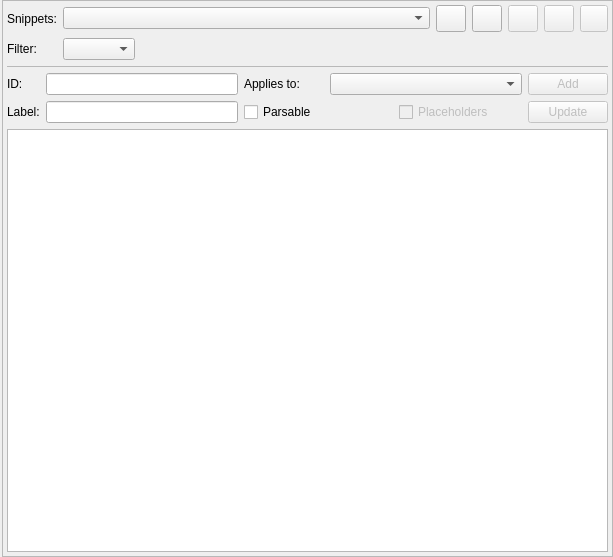
<?xml version="1.0" encoding="UTF-8"?>
<ui version="4.0">
 <class>SnippetsConfigWidget</class>
 <widget class="QWidget" name="SnippetsConfigWidget">
  <property name="geometry">
   <rect>
    <x>0</x>
    <y>0</y>
    <width>613</width>
    <height>557</height>
   </rect>
  </property>
  <property name="windowTitle">
   <string>Form</string>
  </property>
  <layout class="QGridLayout" name="gridLayout_3">
   <property name="leftMargin">
    <number>2</number>
   </property>
   <property name="topMargin">
    <number>0</number>
   </property>
   <property name="rightMargin">
    <number>0</number>
   </property>
   <property name="bottomMargin">
    <number>0</number>
   </property>
   <property name="spacing">
    <number>0</number>
   </property>
   <item row="0" column="1">
    <widget class="QFrame" name="frame">
     <property name="sizePolicy">
      <sizepolicy hsizetype="Preferred" vsizetype="Preferred">
       <horstretch>0</horstretch>
       <verstretch>0</verstretch>
      </sizepolicy>
     </property>
     <property name="frameShape">
      <enum>QFrame::StyledPanel</enum>
     </property>
     <property name="frameShadow">
      <enum>QFrame::Raised</enum>
     </property>
     <layout class="QGridLayout" name="gridLayout_2">
      <property name="leftMargin">
       <number>4</number>
      </property>
      <property name="topMargin">
       <number>4</number>
      </property>
      <property name="rightMargin">
       <number>4</number>
      </property>
      <property name="bottomMargin">
       <number>4</number>
      </property>
      <item row="0" column="0">
       <widget class="QLabel" name="snippets_lbl">
        <property name="text">
         <string>Snippets:</string>
        </property>
       </widget>
      </item>
      <item row="0" column="1" colspan="2">
       <layout class="QHBoxLayout" name="horizontalLayout_3">
        <item>
         <widget class="QComboBox" name="snippets_cmb">
          <property name="sizePolicy">
           <sizepolicy hsizetype="Expanding" vsizetype="Fixed">
            <horstretch>0</horstretch>
            <verstretch>0</verstretch>
           </sizepolicy>
          </property>
          <property name="insertPolicy">
           <enum>QComboBox::InsertAlphabetically</enum>
          </property>
         </widget>
        </item>
        <item>
         <widget class="QToolButton" name="new_tb">
          <property name="enabled">
           <bool>true</bool>
          </property>
          <property name="minimumSize">
           <size>
            <width>30</width>
            <height>25</height>
           </size>
          </property>
          <property name="toolTip">
           <string>Create new connection</string>
          </property>
          <property name="text">
           <string/>
          </property>
          <property name="icon">
           <iconset resource="../res/resources.qrc">
            <normaloff>:/icones/icones/novo.png</normaloff>:/icones/icones/novo.png</iconset>
          </property>
          <property name="iconSize">
           <size>
            <width>20</width>
            <height>20</height>
           </size>
          </property>
         </widget>
        </item>
        <item>
         <widget class="QToolButton" name="cancel_tb">
          <property name="enabled">
           <bool>true</bool>
          </property>
          <property name="minimumSize">
           <size>
            <width>30</width>
            <height>25</height>
           </size>
          </property>
          <property name="toolTip">
           <string>Cancel edition</string>
          </property>
          <property name="text">
           <string/>
          </property>
          <property name="icon">
           <iconset resource="../res/resources.qrc">
            <normaloff>:/icones/icones/fechar1.png</normaloff>:/icones/icones/fechar1.png</iconset>
          </property>
          <property name="iconSize">
           <size>
            <width>20</width>
            <height>20</height>
           </size>
          </property>
         </widget>
        </item>
        <item>
         <widget class="QToolButton" name="edit_tb">
          <property name="enabled">
           <bool>false</bool>
          </property>
          <property name="minimumSize">
           <size>
            <width>30</width>
            <height>25</height>
           </size>
          </property>
          <property name="toolTip">
           <string>Edit selected connection</string>
          </property>
          <property name="text">
           <string/>
          </property>
          <property name="icon">
           <iconset resource="../res/resources.qrc">
            <normaloff>:/icones/icones/editar.png</normaloff>:/icones/icones/editar.png</iconset>
          </property>
          <property name="iconSize">
           <size>
            <width>20</width>
            <height>20</height>
           </size>
          </property>
         </widget>
        </item>
        <item>
         <widget class="QToolButton" name="remove_tb">
          <property name="enabled">
           <bool>false</bool>
          </property>
          <property name="minimumSize">
           <size>
            <width>30</width>
            <height>25</height>
           </size>
          </property>
          <property name="toolTip">
           <string>Delete selected connection</string>
          </property>
          <property name="text">
           <string/>
          </property>
          <property name="icon">
           <iconset resource="../res/resources.qrc">
            <normaloff>:/icones/icones/excluir.png</normaloff>:/icones/icones/excluir.png</iconset>
          </property>
          <property name="iconSize">
           <size>
            <width>20</width>
            <height>20</height>
           </size>
          </property>
         </widget>
        </item>
        <item>
         <widget class="QToolButton" name="remove_all_tb">
          <property name="enabled">
           <bool>false</bool>
          </property>
          <property name="sizePolicy">
           <sizepolicy hsizetype="Preferred" vsizetype="Preferred">
            <horstretch>0</horstretch>
            <verstretch>0</verstretch>
           </sizepolicy>
          </property>
          <property name="minimumSize">
           <size>
            <width>0</width>
            <height>0</height>
           </size>
          </property>
          <property name="toolTip">
           <string>Remove All</string>
          </property>
          <property name="text">
           <string/>
          </property>
          <property name="icon">
           <iconset resource="../res/resources.qrc">
            <normaloff>:/icones/icones/limpartexto.png</normaloff>:/icones/icones/limpartexto.png</iconset>
          </property>
          <property name="iconSize">
           <size>
            <width>20</width>
            <height>20</height>
           </size>
          </property>
          <property name="shortcut">
           <string>Shift+Del</string>
          </property>
         </widget>
        </item>
       </layout>
      </item>
      <item row="1" column="0">
       <widget class="QLabel" name="filter_lbl">
        <property name="text">
         <string>Filter:</string>
        </property>
       </widget>
      </item>
      <item row="1" column="1">
       <widget class="QComboBox" name="filter_cmb">
        <property name="sizeAdjustPolicy">
         <enum>QComboBox::AdjustToContentsOnFirstShow</enum>
        </property>
        <property name="iconSize">
         <size>
          <width>18</width>
          <height>18</height>
         </size>
        </property>
       </widget>
      </item>
      <item row="1" column="2">
       <spacer name="horizontalSpacer_2">
        <property name="orientation">
         <enum>Qt::Horizontal</enum>
        </property>
        <property name="sizeHint" stdset="0">
         <size>
          <width>340</width>
          <height>20</height>
         </size>
        </property>
       </spacer>
      </item>
      <item row="2" column="0" colspan="3">
       <widget class="QFrame" name="div_ln">
        <property name="minimumSize">
         <size>
          <width>0</width>
          <height>1</height>
         </size>
        </property>
        <property name="maximumSize">
         <size>
          <width>16777215</width>
          <height>1</height>
         </size>
        </property>
        <property name="frameShape">
         <enum>QFrame::StyledPanel</enum>
        </property>
        <property name="frameShadow">
         <enum>QFrame::Sunken</enum>
        </property>
       </widget>
      </item>
      <item row="3" column="0" colspan="3">
       <layout class="QGridLayout" name="gridLayout">
        <item row="0" column="3">
         <widget class="QComboBox" name="applies_to_cmb">
          <property name="sizePolicy">
           <sizepolicy hsizetype="Expanding" vsizetype="Fixed">
            <horstretch>0</horstretch>
            <verstretch>0</verstretch>
           </sizepolicy>
          </property>
          <property name="minimumSize">
           <size>
            <width>0</width>
            <height>0</height>
           </size>
          </property>
          <property name="sizeAdjustPolicy">
           <enum>QComboBox::AdjustToContentsOnFirstShow</enum>
          </property>
          <property name="iconSize">
           <size>
            <width>18</width>
            <height>18</height>
           </size>
          </property>
         </widget>
        </item>
        <item row="1" column="0">
         <widget class="QLabel" name="id_lbl_2">
          <property name="sizePolicy">
           <sizepolicy hsizetype="Fixed" vsizetype="Preferred">
            <horstretch>0</horstretch>
            <verstretch>0</verstretch>
           </sizepolicy>
          </property>
          <property name="text">
           <string>Label:</string>
          </property>
         </widget>
        </item>
        <item row="0" column="1">
         <widget class="QLineEdit" name="id_edt">
          <property name="sizePolicy">
           <sizepolicy hsizetype="Expanding" vsizetype="Fixed">
            <horstretch>0</horstretch>
            <verstretch>0</verstretch>
           </sizepolicy>
          </property>
         </widget>
        </item>
        <item row="0" column="2">
         <widget class="QLabel" name="applies_to_lbl">
          <property name="sizePolicy">
           <sizepolicy hsizetype="Fixed" vsizetype="Preferred">
            <horstretch>0</horstretch>
            <verstretch>0</verstretch>
           </sizepolicy>
          </property>
          <property name="minimumSize">
           <size>
            <width>80</width>
            <height>0</height>
           </size>
          </property>
          <property name="text">
           <string>Applies to:</string>
          </property>
         </widget>
        </item>
        <item row="0" column="4" rowspan="2">
         <layout class="QVBoxLayout" name="verticalLayout">
          <item>
           <widget class="QPushButton" name="add_tb">
            <property name="enabled">
             <bool>false</bool>
            </property>
            <property name="sizePolicy">
             <sizepolicy hsizetype="Fixed" vsizetype="Preferred">
              <horstretch>0</horstretch>
              <verstretch>0</verstretch>
             </sizepolicy>
            </property>
            <property name="minimumSize">
             <size>
              <width>0</width>
              <height>0</height>
             </size>
            </property>
            <property name="maximumSize">
             <size>
              <width>16777215</width>
              <height>16777215</height>
             </size>
            </property>
            <property name="text">
             <string>Add</string>
            </property>
            <property name="icon">
             <iconset resource="../res/resources.qrc">
              <normaloff>:/icones/icones/adicionar.png</normaloff>:/icones/icones/adicionar.png</iconset>
            </property>
            <property name="iconSize">
             <size>
              <width>20</width>
              <height>20</height>
             </size>
            </property>
           </widget>
          </item>
          <item>
           <widget class="QPushButton" name="update_tb">
            <property name="enabled">
             <bool>false</bool>
            </property>
            <property name="sizePolicy">
             <sizepolicy hsizetype="Fixed" vsizetype="Fixed">
              <horstretch>0</horstretch>
              <verstretch>0</verstretch>
             </sizepolicy>
            </property>
            <property name="minimumSize">
             <size>
              <width>0</width>
              <height>0</height>
             </size>
            </property>
            <property name="maximumSize">
             <size>
              <width>16777215</width>
              <height>16777215</height>
             </size>
            </property>
            <property name="text">
             <string>Update</string>
            </property>
            <property name="icon">
             <iconset resource="../res/resources.qrc">
              <normaloff>:/icones/icones/padroes.png</normaloff>:/icones/icones/padroes.png</iconset>
            </property>
            <property name="iconSize">
             <size>
              <width>20</width>
              <height>20</height>
             </size>
            </property>
           </widget>
          </item>
          <item>
           <spacer name="verticalSpacer">
            <property name="orientation">
             <enum>Qt::Vertical</enum>
            </property>
            <property name="sizeHint" stdset="0">
             <size>
              <width>20</width>
              <height>40</height>
             </size>
            </property>
           </spacer>
          </item>
         </layout>
        </item>
        <item row="1" column="1">
         <widget class="QLineEdit" name="label_edt">
          <property name="sizePolicy">
           <sizepolicy hsizetype="Expanding" vsizetype="Fixed">
            <horstretch>0</horstretch>
            <verstretch>0</verstretch>
           </sizepolicy>
          </property>
         </widget>
        </item>
        <item row="0" column="0">
         <widget class="QLabel" name="id_lbl">
          <property name="sizePolicy">
           <sizepolicy hsizetype="Fixed" vsizetype="Preferred">
            <horstretch>0</horstretch>
            <verstretch>0</verstretch>
           </sizepolicy>
          </property>
          <property name="text">
           <string>ID:</string>
          </property>
         </widget>
        </item>
        <item row="1" column="2" colspan="2">
         <layout class="QHBoxLayout" name="horizontalLayout">
          <item>
           <widget class="QCheckBox" name="parsable_chk">
            <property name="sizePolicy">
             <sizepolicy hsizetype="Fixed" vsizetype="Fixed">
              <horstretch>0</horstretch>
              <verstretch>0</verstretch>
             </sizepolicy>
            </property>
            <property name="statusTip">
             <string>Parsable or dynamic snippets are written in the &lt;strong&gt;schema micro language&lt;/strong&gt; syntax. When using a parsable snippet the attributes surrounded in &lt;strong&gt;{}&lt;/strong&gt; will be replaced by the selected object's matching attributes.</string>
            </property>
            <property name="text">
             <string>Parsable</string>
            </property>
           </widget>
          </item>
          <item>
           <widget class="QWidget" name="parsable_hint" native="true">
            <property name="sizePolicy">
             <sizepolicy hsizetype="Fixed" vsizetype="Fixed">
              <horstretch>0</horstretch>
              <verstretch>0</verstretch>
             </sizepolicy>
            </property>
            <property name="minimumSize">
             <size>
              <width>22</width>
              <height>22</height>
             </size>
            </property>
            <property name="maximumSize">
             <size>
              <width>22</width>
              <height>22</height>
             </size>
            </property>
            <zorder>parsable_chk</zorder>
           </widget>
          </item>
          <item>
           <spacer name="horizontalSpacer">
            <property name="orientation">
             <enum>Qt::Horizontal</enum>
            </property>
            <property name="sizeHint" stdset="0">
             <size>
              <width>40</width>
              <height>20</height>
             </size>
            </property>
           </spacer>
          </item>
          <item>
           <widget class="QCheckBox" name="placeholders_chk">
            <property name="enabled">
             <bool>false</bool>
            </property>
            <property name="sizePolicy">
             <sizepolicy hsizetype="Fixed" vsizetype="Fixed">
              <horstretch>0</horstretch>
              <verstretch>0</verstretch>
             </sizepolicy>
            </property>
            <property name="statusTip">
             <string>When handling parsable snippets empty attributes will be replaced by a value in the format &lt;strong&gt;{attribute}&lt;/strong&gt;. Note that this option can affect the semantics of the resulting snippet.</string>
            </property>
            <property name="text">
             <string>Placeholders</string>
            </property>
           </widget>
          </item>
          <item>
           <widget class="QWidget" name="placeholders_hint" native="true">
            <property name="sizePolicy">
             <sizepolicy hsizetype="Fixed" vsizetype="Fixed">
              <horstretch>0</horstretch>
              <verstretch>0</verstretch>
             </sizepolicy>
            </property>
            <property name="minimumSize">
             <size>
              <width>22</width>
              <height>22</height>
             </size>
            </property>
            <property name="maximumSize">
             <size>
              <width>22</width>
              <height>22</height>
             </size>
            </property>
           </widget>
          </item>
         </layout>
        </item>
       </layout>
      </item>
      <item row="4" column="0" colspan="3">
       <widget class="QTextEdit" name="snippet_txt"/>
      </item>
     </layout>
    </widget>
   </item>
  </layout>
 </widget>
 <resources>
  <include location="../res/resources.qrc"/>
 </resources>
 <connections/>
</ui>
